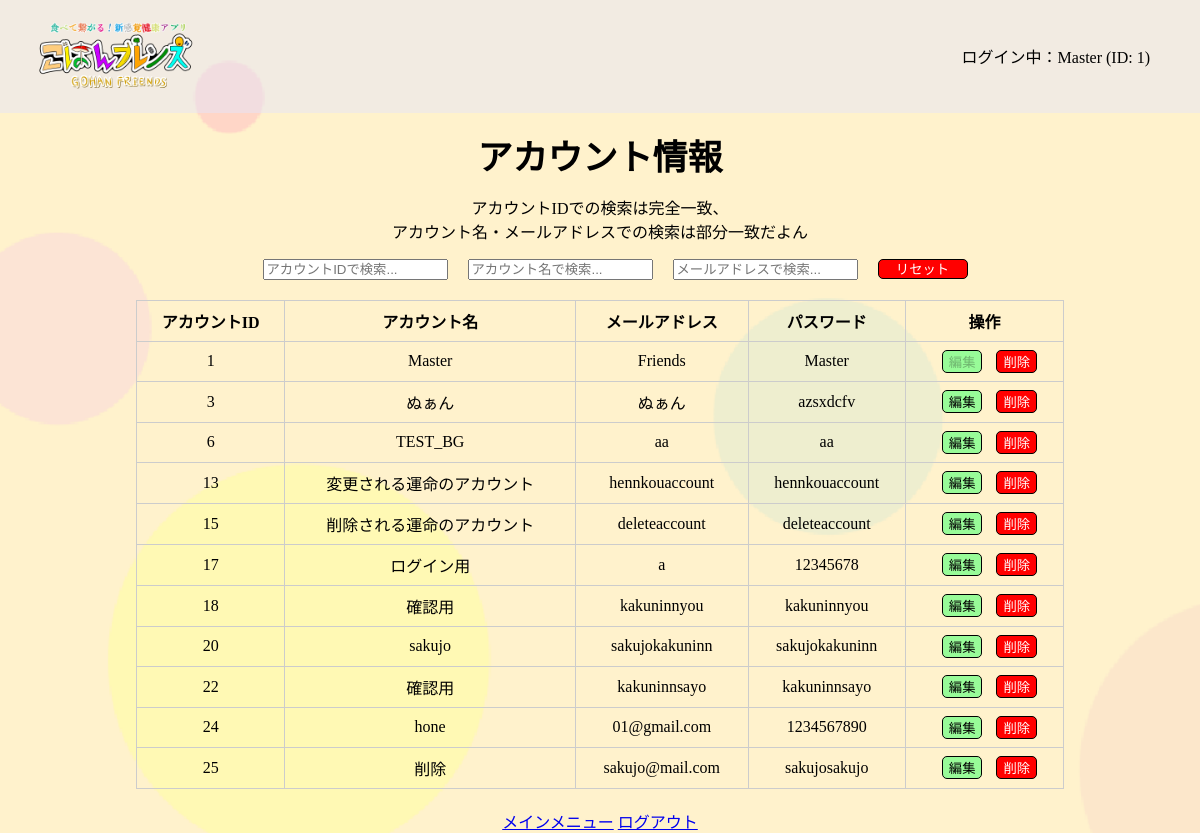
Page /master/account_look (signed in) on the committed database.
### tables this page shows
CREATE TABLE ACCOUNT (
                        ACCOUNT_ID INTEGER PRIMARY KEY AUTOINCREMENT,
                        ACCOUNT_NAME TEXT NOT NULL,
                        MAIL TEXT NOT NULL,
                        PASS TEXT NOT NULL
                    );

### app.py (the view)
@app.route('/master/account_look')
def account_look():
    if 'account_name' in session:
        conn = get_db()
        cur = conn.cursor()
        cur.execute("SELECT ACCOUNT_ID, ACCOUNT_NAME, MAIL, PASS FROM ACCOUNT")
        accounts = cur.fetchall()
        cur.close()
        conn.close()
        return render_template('master/account_look.html', accounts=accounts)

### app.py (called while the page is built)
def get_db():
    conn = sqlite3.connect(DATABASE)
    return conn

@app.context_processor
def inject_account_info():
    return {
        'account_name': session.get('account_name'),
        'account_id': session.get('account_id')
    }

### templates/master/account_look.html (shortened to what this page needs)
{% extends 'base.html' %}
{% block content %}
<div class="main-contents">
    <p class="main-text">アカウント情報<br><div class="txt-center">アカウントIDでの検索は完全一致、<br>アカウント名・メールアドレスでの検索は部分一致だよん</div></p>
    <div style="display: flex; justify-content: center; align-items: center; margin-bottom: 20px;">
        <input type="text" id="searchAccountId" placeholder="アカウントIDで検索..." oninput="searchAccounts()">
        <input type="text" id="searchAccountName" placeholder="アカウント名で検索..." oninput="searchAccounts()">
        <input type="text" id="searchEmail" placeholder="メールアドレスで検索..." oninput="searchAccounts()">
        <button id="resetButton" type="button" onclick="resetSearch()" class="reset-button">リセット</button>
    </div>
    <div class="table-container">
        <table>
            <tr>
                <th>アカウントID</th>
                <th>アカウント名</th>
                <th>メールアドレス</th>
                <th>パスワード</th>
                <th>操作</th>
            </tr>
            {% for account in accounts %}
            <tr>
                <td>{{ account[0] }}</td>
                <td data-original="{{ account[1] }}">{{ account[1] }}</td>
                <td data-original="{{ account[2] }}">{{ account[2] }}</td>
                <td data-original="{{ account[3] }}">{{ account[3] }}</td>
                <td>
                    {% if account[0] == 1 %}
                    <button class="edit-button" type="button" disabled>編集</button>
                    <button class="delete-button" type="button" disabled>削除</button>
                    {% else %}
                    <button class="edit-button" type="button"
                        onclick="editRow(this.parentElement.parentElement)">編集</button>
                    <button class="delete-button" type="button"
                        onclick="showDeleteConfirmation(this.parentElement.parentElement)">削除</button>
                    {% endif %}
                </td>
            </tr>
            {% endfor %}
        </table>
    </div>
    <div class="txt-center">
        <a href="{{ url_for('mainmenu') }}">メインメニュー</a>
        <a href="{{ url_for('logout') }}">ログアウト</a>
    </div>
</div>
{% endblock %}

### static/css/style.css (style rules this page uses)
html, body { margin: 0; padding: 0; box-sizing: border-box; height: 100%; }
.kabegami { background-size: cover; }
.main-contents { padding-top: 70px; }
.reset-button { height:20px; width:90px; margin-left:20px; background-color:red; color:white; border-radius:5px; border: 1px solid black; line-height: 5px; text-align: center; cursor:pointer; }
.main-text { text-align: center; margin-top: -25px; margin-bottom: 15px; font-size: 35px; font-weight: bold; }
input { margin-left: 30px; }
.table-container { display: flex; justify-content: center; margin: 20px; }
table { border-collapse: collapse; width: 80%; }
th, td { border: 1px solid #ccc; padding: 8px; text-align: center; }
#searchAccountName { margin-left:20px; }
#searchEmail { margin-left:20px; }
.txt-center { text-align: center; }
.edit-button { border-radius: 5px; background-color:palegreen; margin-left:10px; height:auto; min-width: auto; border: 1px solid black; display: inline-block; cursor: pointer; }
.delete-button { color:white; border-radius: 5px; background-color:red; margin-left:10px; height:auto; min-width: auto; border: 1px solid black; display: inline-block; cursor: pointer; }

### rows in the picture
ACCOUNT: ACCOUNT_ID "1", ACCOUNT_NAME "Master", MAIL "Friends", PASS "Master", shows "編集"
ACCOUNT: ACCOUNT_ID "3", ACCOUNT_NAME "ぬぁん", MAIL "ぬぁん", PASS "azsxdcfv", shows "編集"
ACCOUNT: ACCOUNT_ID "6", ACCOUNT_NAME "TEST_BG", MAIL "aa", PASS "aa", shows "編集"
ACCOUNT: ACCOUNT_ID "13", ACCOUNT_NAME "変更される運命のアカウント", MAIL "hennkouaccount", PASS "hennkouaccount", shows "編集"
ACCOUNT: ACCOUNT_ID "15", ACCOUNT_NAME "削除される運命のアカウント", MAIL "deleteaccount", PASS "deleteaccount", shows "編集"
ACCOUNT: ACCOUNT_ID "17", ACCOUNT_NAME "ログイン用", MAIL "a", PASS "12345678", shows "編集"
ACCOUNT: ACCOUNT_ID "18", ACCOUNT_NAME "確認用", MAIL "kakuninnyou", PASS "kakuninnyou", shows "編集"
ACCOUNT: ACCOUNT_ID "20", ACCOUNT_NAME "sakujo", MAIL "sakujokakuninn", PASS "sakujokakuninn", shows "編集"
ACCOUNT: ACCOUNT_ID "22", ACCOUNT_NAME "確認用", MAIL "kakuninnsayo", PASS "kakuninnsayo", shows "編集"
ACCOUNT: ACCOUNT_ID "24", ACCOUNT_NAME "hone", MAIL "01@gmail.com", PASS "1234567890", shows "編集"
ACCOUNT: ACCOUNT_ID "25", ACCOUNT_NAME "削除", MAIL "sakujo@mail.com", PASS "sakujosakujo", shows "編集"

### other values in the picture
{{ account_name }} "Master"
{{ account_id }} "1"
